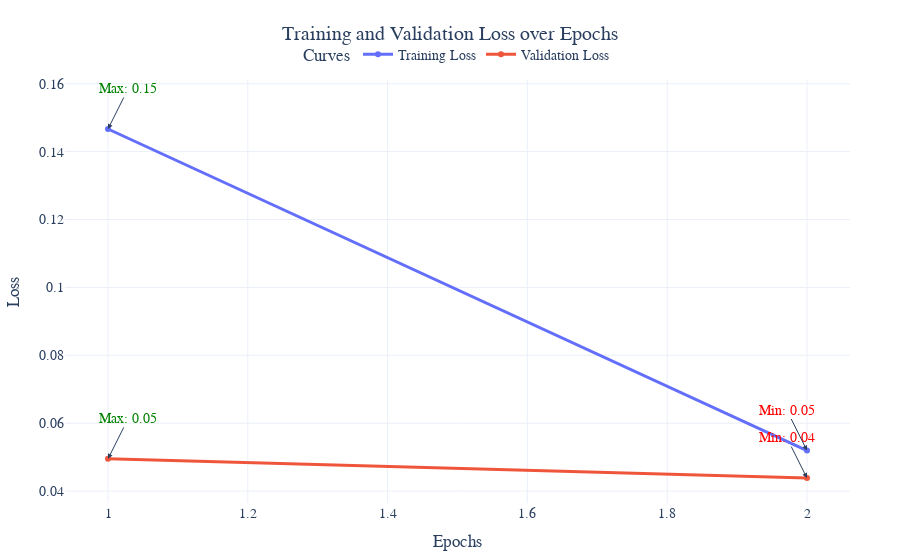

Source (notebook cell):
### Code cell
trainer = Trainer(
    config=TrainerConfig(
        training_type="label",
        optimizer="adam",
        criterion="cross_entropy",
        learning_rate=0.001,
        weight_decay=1e-5,
        batch_size=64,
        save_weights_path="../models/mnist_cnn.pth"
    ),
    model=model)

# Train the model
trainer.train(train_dataset, test_dataset, epochs=2)

### Figure 1 — Plotly figure (JSON) as saved in the notebook; plotly's stock layout.template omitted (floating-point values rounded to 4 significant figures)
{"data": [{"hovertemplate": "%{x}, %{y}<extra>Training Loss</extra>", "line": {"width": 3}, "marker": {"size": 6}, "mode": "lines+markers", "name": "Training Loss", "type": "scatter", "x": [1, 2], "y": [0.1467, 0.05196]}, {"hovertemplate": "%{x}, %{y}<extra>Validation Loss</extra>", "line": {"width": 3}, "marker": {"size": 6}, "mode": "lines+markers", "name": "Validation Loss", "type": "scatter", "x": [1, 2], "y": [0.04951, 0.04384]}], "layout": {"annotations": [{"arrowhead": 2, "ax": -20, "ay": -40, "font": {"color": "red"}, "showarrow": true, "text": "Min: 0.05", "x": 2, "y": 0.05196}, {"arrowhead": 2, "ax": 20, "ay": -40, "font": {"color": "green"}, "showarrow": true, "text": "Max: 0.15", "x": 1, "y": 0.1467}, {"arrowhead": 2, "ax": -20, "ay": -40, "font": {"color": "red"}, "showarrow": true, "text": "Min: 0.04", "x": 2, "y": 0.04384}, {"arrowhead": 2, "ax": 20, "ay": -40, "font": {"color": "green"}, "showarrow": true, "text": "Max: 0.05", "x": 1, "y": 0.04951}], "font": {"family": "Arial, sans-serif", "size": 14}, "legend": {"orientation": "h", "title": {"text": "Curves"}, "x": 0.5, "xanchor": "center", "y": 1.02, "yanchor": "bottom"}, "margin": {"b": 50, "l": 50, "r": 50, "t": 80}, "title": {"text": "Training and Validation Loss over Epochs", "x": 0.5, "xanchor": "center"}, "xaxis": {"title": {"text": "Epochs"}}, "yaxis": {"title": {"text": "Loss"}}}}
